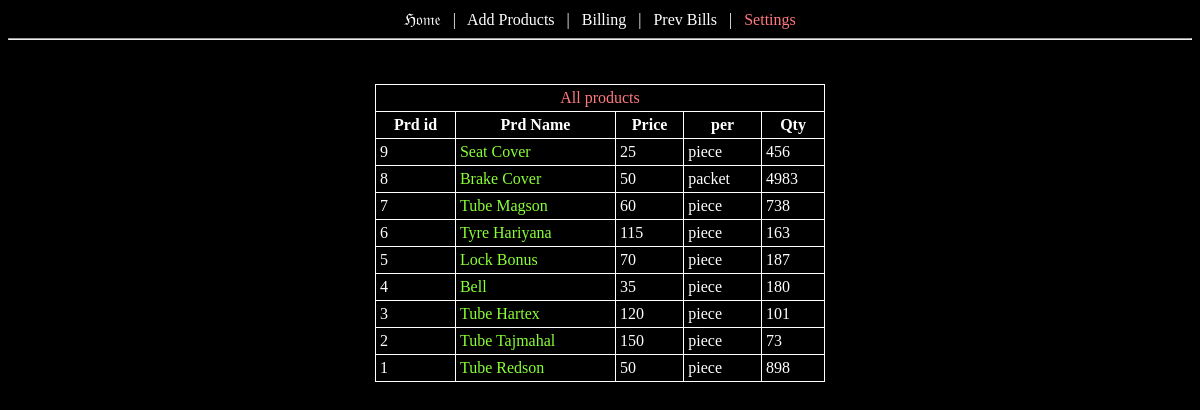
Page /settings/ on the earlier database version.
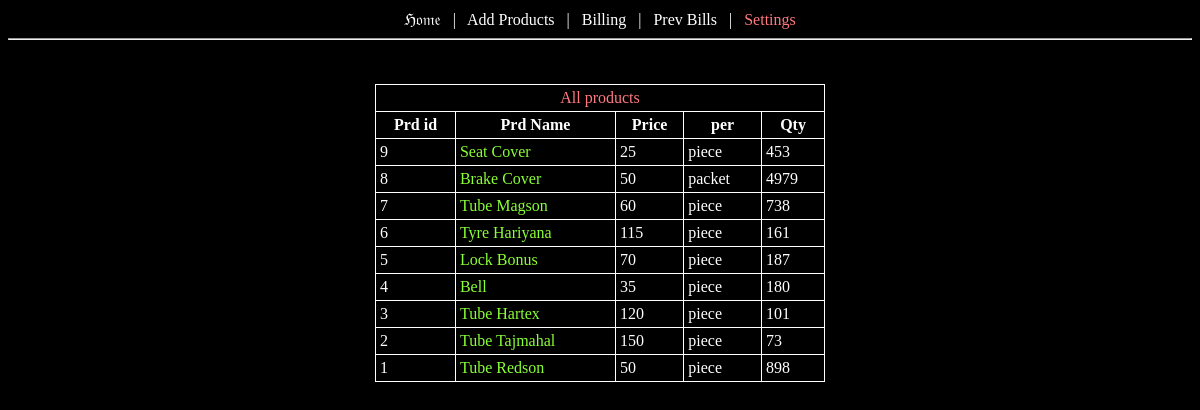
Same page on the later database version.
### products/models.py (models this page shows, shortened)
class product(models.Model):
	name = models.CharField(max_length=81)
	price = models.IntegerField()
	choices = (('piece','piece'),('dozen','dozen'),('gross','gross'),('half gross','half gross'),('Kg','Kg'),('packet','packet'))
	unit = models.CharField(choices=choices,max_length=21,default='piece')
	tags = models.CharField(max_length=150,help_text='A list of comma seperated tags')
	available_qty = models.IntegerField(default=0)

### products/views.py (the view)
# urls.py: path('settings/',views.settings,name="settings"),
def settings(request):
    data = {}
    data['products'] = list(product.objects.all().order_by('-id'))[:]
    return render(request,'settings.html',data)

### products/templates/settings.html (shortened to what this page needs)
{% load static %}
<html>
<head>
<link rel="stylesheet" href="{% static 'bootstrap/css/jquery-ui.css' %}">
</head>
<body bgcolor="#000;">
<center class="t_w">
	<a href="/" class="t_w t_hover">&Hfr;&ofr;&mfr;&efr;<a/> &ensp;|&ensp;
	<a href="/add/" class="t_w t_hover">Add Products</a> &ensp;|&ensp;
	<a href="/bill/" class="t_w t_hover">Billing</a> &ensp;|&ensp;
	<a href="/prev_bill/" class="t_w t_hover">Prev Bills</a> &ensp;|&ensp;
	<a href="/settings/" class="t_w t_hover" style="color:#ff7a7f;">Settings</a>
</center>
<hr/>
<center>
<table class="t_w" style="width:450px; padding:5px;">
	<tr>
		<td colspan=5><center style="color:#ff7a7f;">All products</center></td>
	</tr>
	<tr>
		<th> Prd id </th>
		<th> Prd Name </th>
		<th> Price </th>
		<th> per </th>
		<th> Qty</th>
	</tr>
	{% for product in products %}
	<tr style="color:white;" class="itemrow">
		<td>{{product.id}}</td> &ensp;
		<td class="prdnm" id="row{{product.id}}"><span style="color:#89ff36;">{{product.name}}</span></td> &ensp;
		<td>{{product.price}}</td> &ensp;
		<td>{{product.unit}}</td> &ensp;
		<td>{{product.available_qty}}</td>
	</tr>
	{% endfor %}
</table>
<br/>
</center>
</body>
</html>

Differences in the rows shown:
changed product "Seat Cover": available_qty "456" → "453"
changed product "Brake Cover": available_qty "4983" → "4979"
changed product "Tyre Hariyana": available_qty "163" → "161"
